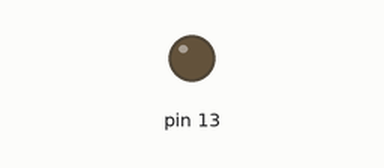
Simulated run of this sketch. Board: Arduino Uno, built with avr-gcc and run on an emulated ATmega328P. On the bench: output pins drawn as LEDs (lit = HIGH).

Above: at 4.0 s.
At 9.5 s:
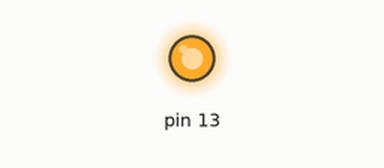
Timing chart, 0 to 18.2 s (numbered marks = the images above):
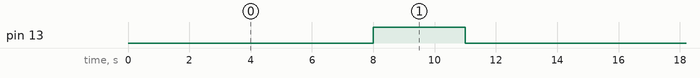

The sketch:

blinkSavePower.ino
```cpp
// **** INCLUDES *****
#include "LowPower.h"

void setup()
{
    // No setup is required for this library
  pinMode(13, OUTPUT);
}

void loop()
{
    // Enter power down state for 8 s with ADC and BOD module disabled
    LowPower.powerDown(SLEEP_8S, ADC_OFF, BOD_OFF);

digitalWrite(13, HIGH);
delay(3000);

// Turn the LED off and sleep for 5 seconds
digitalWrite(13, LOW);
delay(3000);
}
```

Measured:
- by itself, pin 13: alternates HIGH for 3.0 s and LOW for 11.0 s
